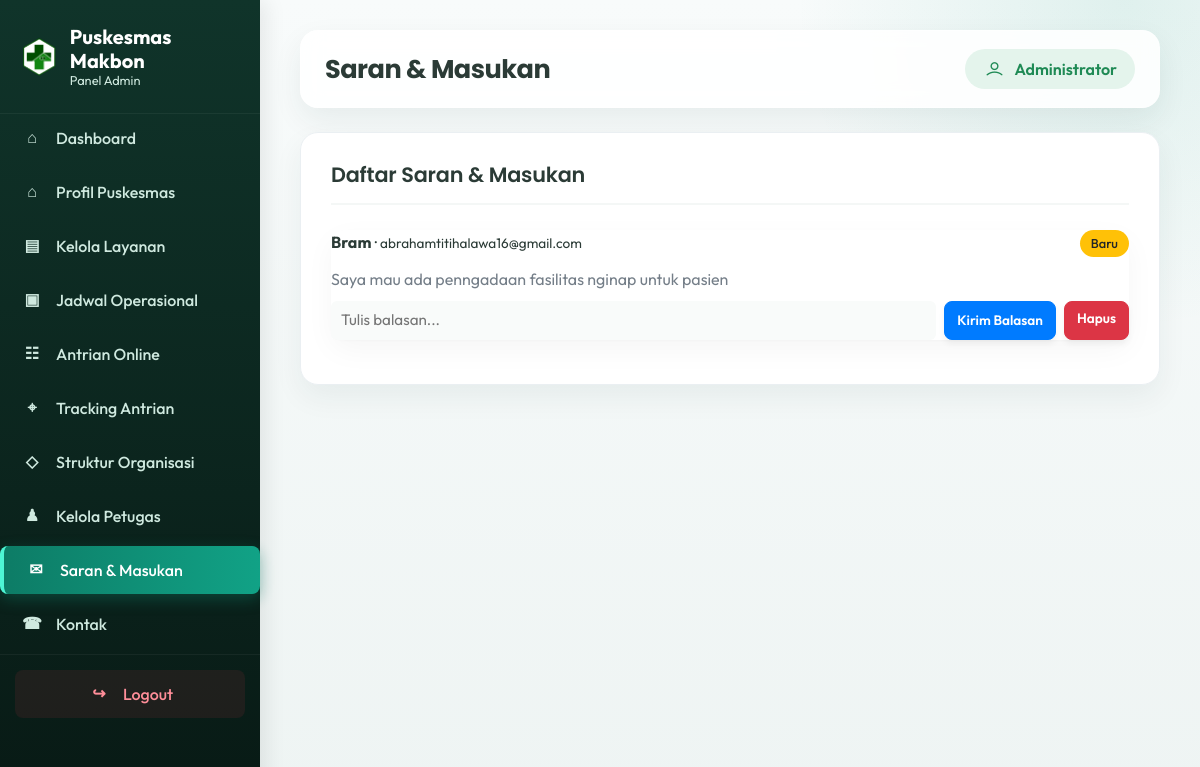
Screenshot of /admin/saran.php (signed in) with the database file from the repository.
### tables this page shows
CREATE TABLE `saran_masukan` (
  `id_saran` int NOT NULL,
  `nama_pengirim` varchar(100) NOT NULL,
  `email` varchar(100) DEFAULT NULL,
  `pesan` text NOT NULL,
  `balasan` text,
  `status` enum('Baru','Dibalas') NOT NULL DEFAULT 'Baru',
  `created_at` timestamp NULL DEFAULT CURRENT_TIMESTAMP
);

### includes/functions.php (called while the page is built, shortened)
<?php
function clean($str)
{
    return htmlspecialchars(trim($str ?? ''), ENT_QUOTES, 'UTF-8');
}

### admin/saran.php (the view, shortened to what this page needs)
<?php
require_once __DIR__ . '/../config/database.php';
$daftar = $pdo->query("SELECT * FROM saran_masukan ORDER BY created_at DESC")->fetchAll();
require_once __DIR__ . '/includes/layout_top.php';
?>
<div class="panel">
    <div class="panel-head"><h2>Daftar Saran & Masukan</h2></div>
    <?php foreach ($daftar as $d): ?>
    <div class="card" style="margin-bottom:14px;">
        <div style="display:flex;justify-content:space-between;flex-wrap:wrap;gap:8px;">
            <div>
                <strong><?= clean($d['nama_pengirim']) ?></strong>
                <?php if ($d['email']): ?> &middot; <span style="color:var(--muted);font-size:0.85rem;"><?= clean($d['email']) ?></span><?php endif; ?>
            </div>
            <span class="badge <?= $d['status']==='Dibalas'?'badge-success':'badge-warning' ?>"><?= clean($d['status']) ?></span>
        </div>
        <p style="margin:10px 0;"><?= nl2br(clean($d['pesan'])) ?></p>
        <form method="POST" style="display:flex;gap:8px;flex-wrap:wrap;">
            <input type="text" name="balasan" placeholder="Tulis balasan..." value="<?= clean($d['balasan'] ?? '') ?>" style="flex:1;min-width:200px;padding:8px 10px;border:1px solid var(--border);border-radius:6px;">
            <button type="submit" class="btn btn-primary btn-sm">Kirim Balasan</button>
            <a href="?hapus=<?= $d['id_saran'] ?>" class="btn btn-danger btn-sm" onclick="return confirm('Hapus pesan ini?')">Hapus</a>
        </form>
    </div>
    <?php endforeach; ?>
</div>
<?php require_once __DIR__ . '/includes/layout_bottom.php'; ?>

### assets/traveland/css/style.css (style rules this page uses)
body { font-family: "Poppins", sans-serif; font-weight: normal; font-style: normal; color: #747E88; }
* { margin: 0; padding: 0; -webkit-box-sizing: border-box; box-sizing: border-box; }
a { color: #EEC41E; }
i, span, a { display: inline-block; }
h1, h2, h3, h4, h5, h6 { font-family: "Poppins", sans-serif; font-weight: 700; color: #38424D; margin: 0px; }
h2 { font-size: 36px; }
p { font-size: 16px; font-weight: 400; line-height: 24px; color: #747E88; margin: 0px; }

### admin/includes/layout_top.php (style rules this page uses)
:root { --primary: #0d7c66; --primary-hover: #0a6552; --bg-color: #f4f7f6; --sidebar-bg: #112d27; --sidebar-hover: #18433a; --text-main: #2b3b36; --text-muted: #6b7c77; --border-color: #eaeff2; }
body { background-color: var(--bg-color); font-family: 'Outfit', sans-serif; color: var(--text-main); }
.panel { background: #fff; padding: 30px; border-radius: 16px; box-shadow: 0 5px 20px rgba(0,0,0,0.03); margin-bottom: 30px; border: 1px solid var(--border-color); }
.panel-head { margin-bottom: 25px; padding-bottom: 15px; border-bottom: 2px solid var(--bg-color); display: flex; justify-content: space-between; align-items: center; }
.panel-head h2 { margin: 0; font-size: 1.3rem; font-weight: 600; color: var(--text-main); }
.btn { border-radius: 8px; font-weight: 500; padding: 8px 16px; transition: all 0.2s; }
.btn-sm { padding: 6px 12px; font-size: 0.85rem; }
.form-control, .panel input[type="text"], .panel input[type="email"], .panel input[type="number"], .panel input[type="password"], .panel input[type="file"], .panel input[type="date"], .panel select, .panel textarea { width: 100%; border-radius: 8px; border: 1px solid #dce4e1; padding: 10px 14px; font-size: 0.95rem; font-family: 'Outfit', sans-serif; color: var(--text-main); background: #f9fbfa; transition: border-color 0.2s, box-shadow 0.2s; box-sizing: border-box; }
.badge { padding: 6px 10px; border-radius: 6px; font-weight: 500; font-size: 0.8rem; }
.card { border: none !important; border-radius: 14px !important; box-shadow: 0 10px 30px rgba(0,0,0,0.04), 0 1px 3px rgba(0,0,0,0.02) !important; transition: transform 0.3s ease, box-shadow 0.3s ease !important; margin-bottom: 25px; background: #ffffff; }
.btn { border-radius: 8px !important; font-weight: 600 !important; box-shadow: 0 4px 6px rgba(0,0,0,0.05); transition: all 0.2s ease; }
body { background: #eef4f3 !important; }
.panel { border-radius: 18px; box-shadow: 0 12px 30px rgba(20, 58, 52, .06); }
.panel-head h2 { letter-spacing: -.01em; }
.badge { border-radius: 999px; padding: 7px 11px; }
.dashboard-intro, .stat-card-modern, .panel { animation: dashboardReveal .45s ease both; }

### rows the page displays
saran_masukan: nama_pengirim "Bram", email "abrahamtitihalawa16@gmail.com", status "Baru", pesan "Saya mau ada penngadaan fasilitas nginap untuk pasien"

### other values shown
$page_title "Saran & Masukan"
$_SESSION['admin_nama'] "Administrator"
